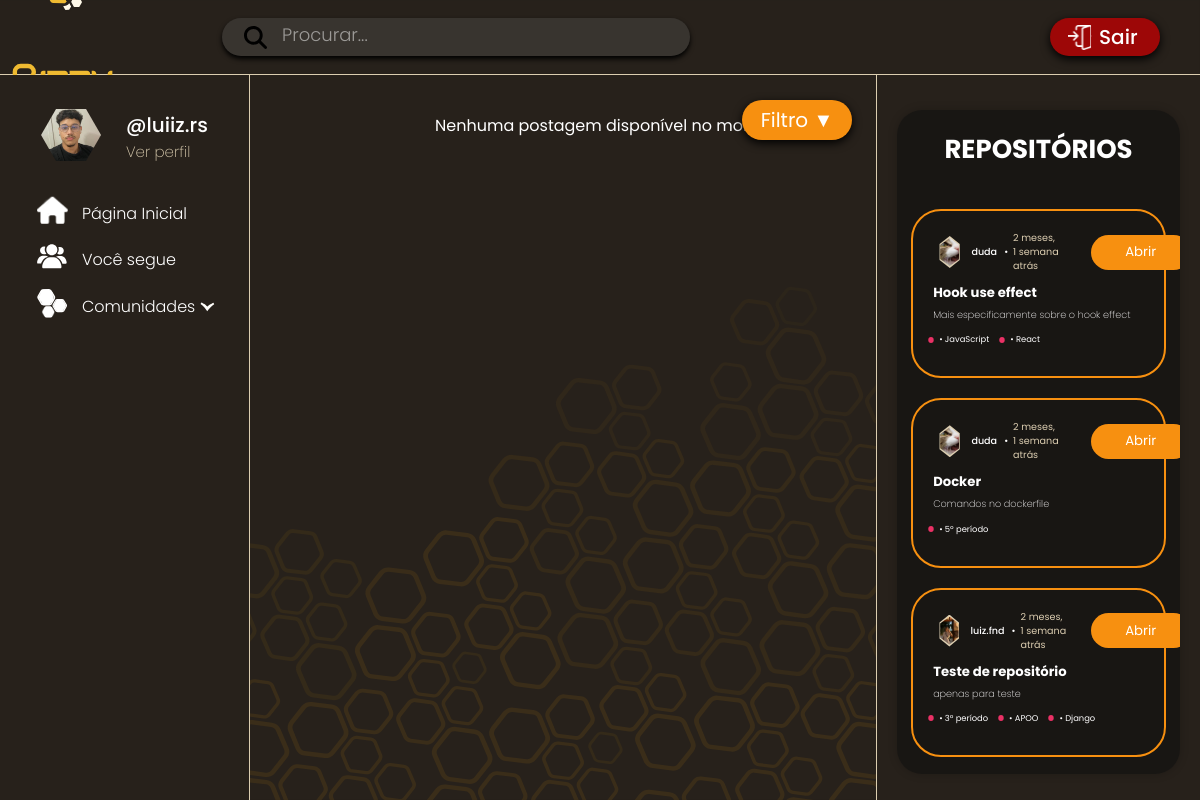
The app's page / (signed in) with its own data.
### app_bizzu/models/usuario.py (models this page shows)
class Usuario(AbstractUser):
    nome = models.CharField(verbose_name="Nome", max_length=50)
    descricao = models.CharField(verbose_name="Descrição", max_length=200)
    imagemPerfil = models.ImageField(verbose_name="Imagem de perfil", upload_to="usuarios/%Y/%m/%d/", null=True)
    escolaFormacao = models.CharField(verbose_name="Escola de formação", max_length=30, blank=True, null=True)
    instituicaoAtual = models.CharField(verbose_name="Instituição atual", max_length=30, blank=True, null=True)
    localTrabalho = models.CharField(verbose_name="Local de trabalho", max_length=30, blank=True, null=True)
    progressoCurso = models.CharField(verbose_name="Progresso no curso", max_length=20, blank=True, null=True)
    repositoriosFavoritados = models.ManyToManyField("Repositorio", verbose_name="Repositórios salvos", symmetrical=False,related_name="repositorios_favoritados", blank=True)
    criado_em = models.DateTimeField(auto_now_add=True, verbose_name="Criado em", null=True, blank=True)
    segue = models.ManyToManyField("self",symmetrical=False, verbose_name="Segue", related_name="seguido_por", default=0, blank=True) # quem eu sigo
    seguidores = models.ManyToManyField("self",symmetrical=False, verbose_name="Seguidores", related_name="seguindo", default=0, blank=True) # quem me segue
    comunidades = models.ManyToManyField("Comunidade",verbose_name="Comunidades",related_name="seguido_por",blank=True)
    def __str__(self):
        return self.username

### app_bizzu/models/repositorio.py (models this page shows, shortened)
class Repositorio(models.Model):
    id = models.UUIDField(primary_key=True, default=uuid.uuid4, editable=False)
    dataPublicacao = models.DateTimeField(verbose_name="Data de publicação", auto_now_add=True)
    titulo = models.CharField(verbose_name="Título", max_length=50)
    descricao = models.CharField(verbose_name="Descrição", max_length=200)
    usuario = models.ForeignKey(Usuario, verbose_name="Usuário", on_delete=models.CASCADE, related_name="repositorios")
    comunidade = models.ForeignKey(Comunidade, verbose_name="Comunidade", on_delete=models.CASCADE, null=True, blank=True)
    categorias = models.ManyToManyField(Categoria, verbose_name="Categorias", blank=True)
    class Meta:
        verbose_name = "Repositório"
        verbose_name_plural = "Repositórios"

### app_bizzu/models/categoria.py (models this page shows, shortened)
class Categoria(models.Model):
    TIPOS = (("tec", "Tecnologia"), ("mat", "Matéria"), ("per", "Período"))
    nome = models.CharField(verbose_name="Nome", max_length= 50)
    tipo = models.CharField(verbose_name="Tipo",max_length= 50, choices=TIPOS)

### app_bizzu/views/usuarioView.py (the view, shortened to what this page needs)
# urls.py: path('', usuarioView.UsuarioView.feed, name="feed"),
    def feed(request):
        postagens = Postagem.objects.all().order_by('-dataPublicacao')
        repositorios = Repositorio.objects.all().order_by('-dataPublicacao')
        comunidades = Comunidade.objects.all()
        categorias_materia = Categoria.objects.filter(tipo="mat")
        categorias_periodo = Categoria.objects.filter(tipo="per")
        categorias_tecnologia = Categoria.objects.filter(tipo="tec")
        if request.user.is_authenticated:
            user = request.user
            comunidades_seguidas = user.comunidades.all()
            postagens = Postagem.objects.filter(comunidade__in=comunidades_seguidas).order_by('-dataPublicacao')
            for postagem in postagens:
                postagem.curtido = postagem.postagem_curtida.filter(usuario=request.user).exists()
            return render(request, 'feed.html', {
                'postagens': postagens,
                'user': request.user,
                'repositorios': repositorios,
                'comunidades': comunidades,
                'categorias_materia': categorias_materia,  # 🔹 Passando as categorias para o template
                'categorias_periodo': categorias_periodo,
                'categorias_tecnologia': categorias_tecnologia
            })

### app_bizzu/templates/feed.html (shortened to what this page needs)
{% load static %}
<!DOCTYPE html>
<html lang="pt-br">
<head>
    <link rel="stylesheet" href="{% static 'css/feed.css' %}">
    <link rel="stylesheet" href="{% static "css/navbarRepositorio.css" %}?v=1.8">
    <link rel="stylesheet" href="{% static "css/fotoPerfilNome.css" %}?v=1.2">
    <link rel="stylesheet" href="{% static "css/caixaRepositorio.css" %}?v=1.8">
    <link rel="stylesheet" href="{% static "css/Botao.css" %}?v=1.2">
    <link rel="stylesheet" href="{% static "css/Tags.css" %}?v=1.2">
    <link rel="stylesheet" href="{% static 'css/comentarios.css' %}">
</head>
<body>
    {% include 'header.html' %}
    <section class="conteudo">
        {% include 'navbarEsquerda.html' with user=user %}
        <div class="feed">
            <button id="filtro-btn" class="filtro-btn" onclick="toggleFiltroCategorias()">Filtro ▼</button>
            {% for postagem in postagens %}
            <div class="postagem" data-postagem-id="{{ postagem.id }}" data-categorias="{% for categoria in postagem.categorias.all %}{% if not forloop.first %},{% endif %}{{ categoria.id }}{% endfor %}">
                <div class="post-header">
                    <div class="usuario-info">
                    {% if postagem.usuario.imagemPerfil and postagem.usuario.imagemPerfil.url %}
                        <img src="{{ postagem.usuario.imagemPerfil.url }}" alt="Avatar" class="avatar" style="object-fit: cover;">
                    {% else %}
                        <img src="{% static 'img/default-profile.png' %}" alt="Avatar" class="avatar" style="object-fit: cover;">
                    {% endif %}
                        <h3> <a href="{% url 'perfil' username=postagem.usuario.username %}">{{ postagem.usuario.nome }} </a> • <span>{{ postagem.dataPublicacao|date:"d/m/Y H:i" }}</span></h3>
                        <h3 class="comunidade-post">{{ postagem.comunidade }}</h3>
                    </div>
                    <div class="categorias-post">
                        {% for categoria in postagem.categorias.all %}
                            <h4 class="categoria {% if categoria.tipo == 'per' %}periodo{% elif categoria.tipo == 'mat' %}materia{% elif categoria.tipo == 'tec' %}tecnologia{% endif %}">
                                • {{ categoria.nome }}
                            </h4>
                        {% endfor %}
                    </div>
                </div>
                <div class="post-body">
                    <p>{{ postagem.texto }}</p>
                    {% if postagem.imagem %}
                    <img src="{{ postagem.imagem.url }}" alt="Imagem da postagem" class="post-image">
                    {% endif %}
                </div>
                <div class="post-footer">
                    <div class="likes">
                        <a href="{% url 'curtida' postagem.id %}" class="curtir-btn" data-postagem-id="{{ postagem.id }}">
                            <img
                            width="24px"
                            class="curtida-icon"
                            data-curtida="{% static 'img/curtidaColor.svg' %}"
                            data-nao-curtida="{% static 'img/curtida.svg' %}"
                            {% if postagem.curtido %}
                                src="{% static 'img/curtidaColor.svg' %}" data-curtido="true"
                            {% else %}
                                src="{% static 'img/curtida.svg' %}"  data-curtido="false"
                            {% endif %}
                        >
                        </a>
                        <span class="curtidas-count">{{ postagem.postagem_curtida.count }} curtidas</span>
                    </div>
                    <div class="comentarios">
                        <button class="comentar-btn" data-postagem-id="{{ postagem.id }}">
                            <img src="{% static 'img/icone_comentar.png' %}" width="24px">
                            <span>Comentar</span>
                        </button>
                    </div>
                </div>
            </div>
            {% empty %}
            <p class="postagem-off">Nenhuma postagem disponível no momento.</p>
            {% endfor %}
        </div>
        <aside class="barrarepositorios">
            <div class="conteudodireita">
                <h1 id="titulorep">REPOSITÓRIOS</h1>
                {% for repositorio in repositorios %}
                <div class="repositorioContainer">
                    <div class="headerCaixa">
                        <a class="profile-container" href="{% url 'perfil' repositorio.usuario.username %}">
                            <div class="hexagon">
                                <img src="{{ repositorio.usuario.imagemPerfil.url }}" class="profile-image">
                            </div>
                            <div class="user-info">
                                <span class="username">{{repositorio.usuario|default:"Luiz Fernando"}}</span>
                                <span class="separator">•</span>
                                <span class="timestamp">{{ repositorio.dataPublicacao|timesince }} atrás</span>
                            </div>
                        </a>
                        <form method="GET" action="{% url "verRepositorio" %}" id="form">
                        <button type="submit" id="BotaoLink" class="GeralPrimario" name="repositorio" value={{repositorio.id}}>
                            <p id="botaoP">Abrir</p>
                        </button>
                    </form>
                    </div>
                    <p class="tituloP">{{repositorio.titulo}}</p>
                    <p class="descricaoP">{{repositorio.descricao}}</p>
                    <div class="container">
                        {% for categoria in repositorio.categorias.all %}
                                    <div class="tag tag-rosa"><img src="/projeto_bizzu/app_bizzu/static/img/iconeTagRosa.svg" class="imgMenu">• {{ categoria.nome }}</div>
                        {% endfor %}
                    </div>
                </div>
                {% empty %}
                    <p>Nenhum repositório disponível no momento.</p>
                {% endfor %}
            </div>
        </aside>
    </section>
</body>
</html>

### app_bizzu/templates/navbarEsquerda.html (shortened to what this page needs)
{% load static %}
<link rel="stylesheet" href="{% static "css/navbarEsquerda2.css" %}">
<aside id="barralateral">
    <div class="perfil">
        {% if user.imagemPerfil %}
            <img class="imgperfil" src="{{ user.imagemPerfil.url }}">
        {% else %}
            <img class="imgperfil" src="{% static 'img/default-profile.png' %}">
        {% endif %}
        <div class="perfil2">
            <h2 id="userperfil">@{{ user.username }}</h2>
            <h4 id="verperfil"><a href="{% url 'perfil' user.username %}">Ver perfil</a></h4>
        </div>
    </div>
    <ul>
        <div class="paginas">
            <li><img src="{% static 'img/casa_preenchido_branco.svg' %}" width="35px"><a href="{% url 'feed' %}">Página Inicial</a></li>
            <li><img src="{% static 'img/voce_segue_branco.svg' %}" width="35px"><a href="{% url 'feed_seguidos' %}">Você segue</a></li>
            <li class="dropdown">
                <img src="{% static 'img/comunidade_preenchido_branco.svg' %}" width="35px">
                <a href="#">Comunidades</a>
                <img class="seta-dropdown" src="{% static 'img/icone dropdown.svg' %}">
            </li>
        </div>
    </ul>
</aside>

### app_bizzu/static/css/feed.css (style rules this page uses)
:root { --laranja: #F79010 ; --amarelo: #F7C110 ; --verdeAgua: #058B92 ; --cinzaEscuro: #393737 ; --vermelho: #9D0707 ; --marromEscuro: #27211B ; --amareloClaro: #DCCEB1 ; --preto: #1B1A19 ; --branco: #FFFFFF; --cinza: #ACABA4; --amareloEscuro: #B5862E; }
a { text-decoration: none; }
body { position: relative; width: 100%; height: calc(100vh); overflow: hidden; }
body::before { content: ""; position: absolute; top: 0; left: 0; width: 100%; height: 100%; background-image: url(../img/fundo_bizzu.svg); background-repeat: no-repeat; background-size: cover; transform: rotate(180deg); z-index: -1; }
.conteudo { display: flex; gap: 10px; height: calc(100vh - 75px); margin: auto; }
.filtro-btn { position: absolute; top: 100px; right: 29%; width: 110px; height: 40px; background-color: var(--laranja); color: white; border: none; border-radius: 25px; font-size: 20px; cursor: pointer; box-shadow: 0 3px 10px black; }
.feed { flex: 1; max-width: 59.5%; margin-top: 38px; display: flex; flex-direction: column; gap: 20px; overflow-y: auto; height: calc(100% - 50px); }
.postagem-off { color: white; margin: 0 auto; }

### app_bizzu/static/css/navbarRepositorio.css (style rules this page uses)
:root { --primary-color: #F79010; --primary-color-dark: #1F1C19; --secondary-color: #058B92; --text-dark: Black; --text-light: white; --extra-light: #faf5ff; --max-width: 1200px; }
* { padding: 0; margin: 0; box-sizing: border-box; font-family: "Poppins", sans-serif; }
.barrarepositorios { flex: 2; position: fixed; right: 0; width: 27%; height: calc(100vh - 75px); color: white; padding: 20px; border-left: 1px solid #DCCEB1; background-color: #27211B; }
.conteudodireita { background-color: rgb(16, 15, 15, 0.6); margin-top: 15px; width: 100%; height: 97%; justify-items: center; border-radius: 25px; box-shadow: 0 0 10px rgba(0, 0, 0, 0.2); overflow-y: auto; }
#titulorep { text-align: center; padding-top: 20px; font-weight: 700; font-size: 26px; margin-bottom: 40px; }

### app_bizzu/static/css/fotoPerfilNome.css (style rules this page uses)
body { background-color: #1B1818 }
body, .username, .timestamp { font-family: 'Poppins', sans-serif; }
.profile-container { display: flex; align-items: center; padding: 10px; max-width: 300px; }
.hexagon { width: 32px; height: 32px; position: relative; clip-path: polygon(50% 0%, 93% 25%, 93% 75%, 50% 100%, 6% 75%, 6% 25%); background: #DCCEB1; padding: 2px; margin-right: 10px; }
.hexagon::after { content: ''; position: absolute; top: 2px; left: 2px; right: 2px; bottom: 2px; clip-path: polygon(50% 0%, 93% 25%, 93% 75%, 50% 100%, 6% 75%, 6% 25%); }
.profile-image { width: 100%; height: 100%; object-fit: cover; clip-path: polygon(50% 0%, 100% 25%, 100% 75%, 50% 100%, 0% 75%, 0% 25%); }
.user-info { display: flex; align-items: center; font-size: 0.8vw; }
.username { font-weight: 500; margin-right: 2px; color: #ffffff; }
.timestamp { color: #DCCEB1; }
.separator { margin: 0 5px; color: #ffffff; }

### app_bizzu/static/css/caixaRepositorio.css (style rules this page uses)
.repositorioContainer { border: 2px solid #F79010; width: 90%; display: flex; flex-direction: column; border-radius: 30px; padding: 10px; height: auto; margin: 0; padding-bottom: 30px; padding-left: 15px; margin-bottom: 20px; }
.headerCaixa { width: 90%; display: flex; justify-content: space-between; align-items: center; margin: 0; padding: 0; }
.tituloP { color: white; font-weight: 700; font-size: 1.1vw; font-family: Poppins; padding-bottom: 5px; padding-left: 5px; }
.descricaoP { color: white; font-size: 0.8vw; font-weight: 200; padding-left: 5px; padding-bottom: 5%; }
form { width: 20%; height: 20%; justify-content: right; }

### app_bizzu/static/css/Botao.css (style rules this page uses)
#BotaoLink { height: 40px; display: flex; width: fit-content; border-radius: 30px; overflow: hidden; justify-content: center; align-items: center; padding: 3%; text-decoration: none; outline: none; cursor: pointer; }
button { background-color: #ffffff00; outline: none; border-radius: 30px; border-color: #058b9200; }
#botaoP { font-size: 1.1vw; font-family: "Poppins", sans-serif; font-weight: 400; cursor: pointer; }
#BotaoLink.GeralPrimario { background-color: #F79010 ; color: white; width: 100px; height: 35px; }

### app_bizzu/static/css/Tags.css (style rules this page uses)
.container { display: flex; align-items: center; gap: 10px; font-family: poppins; font-size: 0.7vw; }
.tag { display: flex; align-items: center; gap: 5px; }
.imgMenu { width: 0.5vw; height: 0.5vw; }
.tag-rosa { color: white; }

### app_bizzu/static/css/header.css (style rules this page uses)
:root { --primary-color: #F79010; --primary-color-dark: #1F1C19; --secondary-color: #058B92; --text-dark: Black; --text-light: white; --extra-light: #faf5ff; --max-width: 1200px; }
* { padding: 0; margin: 0; box-sizing: border-box; font-family: "Poppins", sans-serif; }
a { text-decoration: none; }

### records on screen
Usuario: imagemPerfil (picture), username "luiiz.rs"
Repositorio: usuario.imagemPerfil (picture), usuario "duda", dataPublicacao "2 meses, 1 semana", titulo "Hook use effect", descricao "Mais especificamente sobre o hook effect"
Categoria: nome "JavaScript"
Categoria: nome "React"
Repositorio: usuario.imagemPerfil (picture), usuario "duda", dataPublicacao "2 meses, 1 semana", titulo "Docker", descricao "Comandos no dockerfile"
Categoria: nome "5º período"
Repositorio: usuario.imagemPerfil (picture), usuario "luiz.fnd", dataPublicacao "2 meses, 1 semana", titulo "Teste de repositório", descricao "apenas para teste"
Categoria: nome "3º período"
Categoria: nome "APOO"
Categoria: nome "Django"
